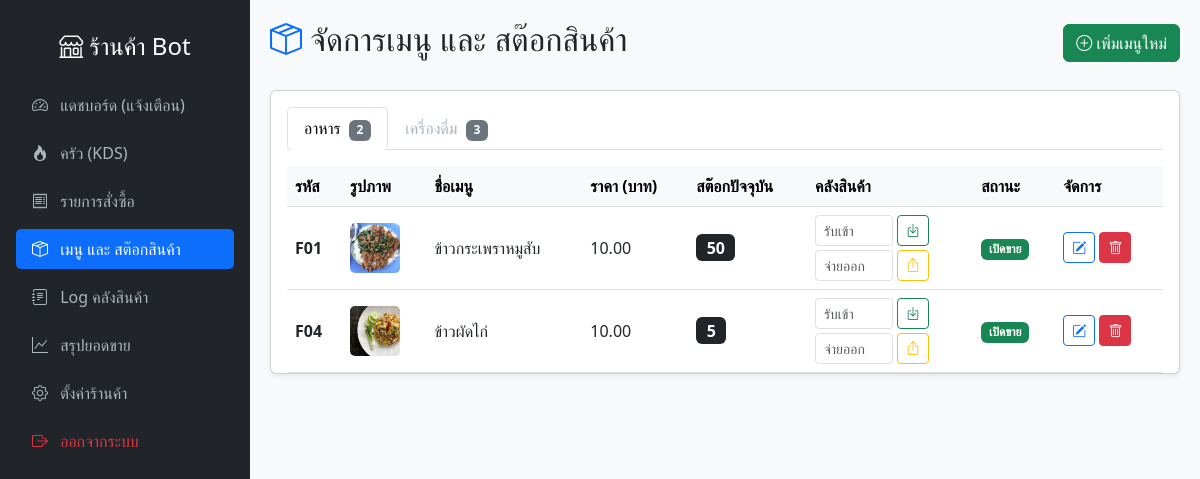
Screenshot of /admin/products (signed in) with the database file from the repository.
### models.py (models this page shows)
class Product(db.Model):
    id = db.Column(db.Integer, primary_key=True)
    code = db.Column(db.String(20), unique=True, nullable=False)
    name = db.Column(db.String(100), nullable=False)
    category = db.Column(db.String(50), nullable=False, default='ทั่วไป')
    price = db.Column(db.Float, nullable=False)
    stock = db.Column(db.Integer, default=0)
    image_url = db.Column(db.String(255), nullable=True)
    is_active = db.Column(db.Boolean, default=True)

### app.py (the view)
@app.route("/admin/products")
def admin_products():
    products = Product.query.order_by(Product.category.asc(), Product.code.asc()).all()
    grouped_products = _products_grouped_by_category(products)
    categories = sorted({(p.category or "ทั่วไป").strip() or "ทั่วไป" for p in products})
    if not categories:
        categories = ["ทั่วไป"]
    return render_template(
        "products.html",
        products=products,
        grouped_products=grouped_products,
        categories=categories,
    )

### app.py (called while the page is built)
@app.context_processor
def inject_line_name_helper():
    return {"line_name": _get_line_display_name}

def _products_grouped_by_category(products: list[Product]) -> list[dict]:
    buckets: dict[str, list[Product]] = {"อาหาร": [], "เครื่องดื่ม": []}
    for product in products:
        category = _normalize_product_category(product.category, product.code)
        buckets.setdefault(category, []).append(product)
    groups = []
    for category_name in ["อาหาร", "เครื่องดื่ม"]:
        items = sorted(buckets.get(category_name, []), key=lambda p: (p.code or "", p.name or ""))
        groups.append({"name": category_name, "items": items, "count": len(items)})
    return groups

def _normalize_product_category(category: str | None, code: str | None = None) -> str:
    raw = (category or "").strip().lower()
    code_prefix = (code or "").strip().upper()[:1]
    if raw in {"drink", "drinks", "beverage", "beverages", "เครื่องดื่ม"} or code_prefix == "D":
        return "เครื่องดื่ม"
    if raw in {"food", "foods", "meal", "meals", "อาหาร"} or code_prefix == "F":
        return "อาหาร"
    return "อาหาร"

def _is_admin_authenticated() -> bool:
    return bool(session.get("admin_logged_in"))

@app.before_request
def admin_auth_guard():
    path = request.path or ""
    if not path.startswith("/admin"):
        return None
    if path in {"/admin/login", "/admin/logout", "/admin/forgot-password"}:
        return None
    if _is_admin_authenticated():
        return None
    if path.startswith("/admin/api"):
        return jsonify({"success": False, "error": "Unauthorized"}), 401
    next_url = request.full_path if request.query_string else request.path
    return redirect(url_for("admin_login", next=next_url))

### templates/products.html (shortened to what this page needs)
{% extends 'base.html' %}
{% block content %}
<div class="d-flex justify-content-between align-items-center mb-4">
    <h2><i class="bi bi-box-seam text-primary"></i> จัดการเมนู และ สต๊อกสินค้า</h2>
    <button class="btn btn-success" data-bs-toggle="modal" data-bs-target="#addProductModal">
        <i class="bi bi-plus-circle"></i> เพิ่มเมนูใหม่
    </button>
</div>
<div class="card shadow-sm mb-4">
    <div class="card-body pb-0">
        <ul class="nav nav-tabs" id="categoryTabs" role="tablist">
            {% for group in grouped_products %}
            <li class="nav-item" role="presentation">
                <button
                    class="nav-link {% if loop.first %}active{% endif %}"
                    id="tab-{{ loop.index }}"
                    data-bs-toggle="tab"
                    data-bs-target="#tab-pane-{{ loop.index }}"
                    type="button"
                    role="tab"
                >
                    {{ group.name }}
                    <span class="badge bg-secondary ms-1">{{ group.count }}</span>
                </button>
            </li>
            {% endfor %}
        </ul>
        <div class="tab-content pt-3">
            {% for group in grouped_products %}
            <div
                class="tab-pane fade {% if loop.first %}show active{% endif %}"
                id="tab-pane-{{ loop.index }}"
                role="tabpanel"
            >
                <div class="table-responsive">
                    <table class="table table-hover align-middle mb-0">
                        <thead class="table-light">
                            <tr>
                                <th>รหัส</th>
                                <th>รูปภาพ</th>
                                <th>ชื่อเมนู</th>
                                <th>ราคา (บาท)</th>
                                <th>สต๊อกปัจจุบัน</th>
                                <th>คลังสินค้า</th>
                                <th>สถานะ</th>
                                <th>จัดการ</th>
                            </tr>
                        </thead>
                        <tbody>
                            {% for product in group['items'] %}
                            <tr>
                                <td><strong>{{ product.code }}</strong></td>
                                <td>
                                    {% if product.image_url %}
                                        <img src="{{ product.image_url }}" alt="img" width="50" height="50" style="object-fit: cover; border-radius: 5px;">
                                    {% else %}
                                        <div class="bg-secondary text-white d-flex align-items-center justify-content-center" style="width: 50px; height: 50px; border-radius: 5px; font-size: 10px;">ไม่มีรูป</div>
                                    {% endif %}
                                </td>
                                <td>{{ product.name }}</td>
                                <td>{{ "{:,.2f}".format(product.price) }}</td>
                                <td><span class="badge bg-dark fs-6">{{ product.stock }}</span></td>
                                <td>
                                    <div class="d-flex flex-column gap-1">
                                        <form action="/admin/products/stock/in/{{ product.id }}" method="POST" class="d-flex align-items-center gap-1 stock-mini-form">
                                            <input type="number" min="1" name="qty" class="form-control form-control-sm" placeholder="รับเข้า" required>
                                            <button type="submit" class="btn btn-sm btn-outline-success" title="รับสินค้าเข้า"><i class="bi bi-box-arrow-in-down"></i></button>
                                        </form>
                                        <form action="/admin/products/stock/out/{{ product.id }}" method="POST" class="d-flex align-items-center gap-1 stock-mini-form">
                                            <input type="number" min="1" name="qty" class="form-control form-control-sm" placeholder="จ่ายออก" required>
                                            <button type="submit" class="btn btn-sm btn-outline-warning" title="จ่ายสินค้าออก"><i class="bi bi-box-arrow-up"></i></button>
                                        </form>
                                    </div>
                                </td>
                                <td>
                                    {% if product.is_active %}
                                        <span class="badge bg-success">เปิดขาย</span>
                                    {% else %}
                                        <span class="badge bg-danger">ปิดขาย</span>
                                    {% endif %}
                                </td>
                                <td>
                                    <button type="button" class="btn btn-sm btn-outline-primary" data-bs-toggle="modal" data-bs-target="#editProductModal{{ product.id }}" title="แก้ไขเมนู">
                                        <i class="bi bi-pencil-square"></i>
                                    </button>
                                    <form action="/admin/products/delete/{{ product.id }}" method="POST" style="display: inline;" onsubmit="return confirm('ต้องการลบเมนูนี้ใช่หรือไม่?');">
                                        <button type="submit" class="btn btn-sm btn-danger"><i class="bi bi-trash"></i></button>
                                    </form>
                                </td>
                            </tr>
                            {% endfor %}
                        </tbody>
                    </table>
                </div>
            </div>
            {% endfor %}
        </div>
    </div>
</div>
{% endblock %}

### templates/base.html (shortened to what this page needs)
<!DOCTYPE html>
<html lang="th">
<head>
    <link href="https://cdn.jsdelivr.net/npm/bootstrap@5.3.0/dist/css/bootstrap.min.css" rel="stylesheet">
    <link rel="stylesheet" href="https://cdn.jsdelivr.net/npm/bootstrap-icons@1.11.0/font/bootstrap-icons.css">
</head>
<body>
    <div class="sidebar d-flex flex-column p-3">
        <h4 class="text-center py-3"><i class="bi bi-shop"></i> ร้านค้า Bot</h4>
        <ul class="nav flex-column mb-auto">
            <li class="nav-item mb-2">
                <a href="/admin" class="nav-link {% if request.path == '/admin' %}active{% endif %}">
                    <i class="bi bi-speedometer2 me-2"></i> แดชบอร์ด (แจ้งเตือน)
                </a>
            </li>
            <li class="nav-item mb-2">
                <a href="/admin/kitchen" class="nav-link {% if request.path == '/admin/kitchen' %}active{% endif %}">
                    <i class="bi bi-fire me-2"></i> ครัว (KDS)
                </a>
            </li>
            <li class="nav-item mb-2">
                <a href="/admin/orders" class="nav-link {% if request.path == '/admin/orders' %}active{% endif %}">
                    <i class="bi bi-receipt me-2"></i> รายการสั่งซื้อ
                </a>
            </li>
            <li class="nav-item mb-2">
                <a href="/admin/products" class="nav-link {% if request.path == '/admin/products' %}active{% endif %}">
                    <i class="bi bi-box-seam me-2"></i> เมนู และ สต๊อกสินค้า
                </a>
            </li>
            <li class="nav-item mb-2">
                <a href="/admin/inventory-logs" class="nav-link {% if request.path == '/admin/inventory-logs' %}active{% endif %}">
                    <i class="bi bi-journal-text me-2"></i> Log คลังสินค้า
                </a>
            </li>
            <li class="nav-item mb-2">
                <a href="/admin/sales" class="nav-link {% if request.path == '/admin/sales' %}active{% endif %}">
                    <i class="bi bi-graph-up me-2"></i> สรุปยอดขาย
                </a>
            </li>
            <li class="nav-item mb-2">
                <a href="/admin/settings" class="nav-link {% if request.path == '/admin/settings' %}active{% endif %}">
                    <i class="bi bi-gear me-2"></i> ตั้งค่าร้านค้า
                </a>
            </li>
            <li class="nav-item mb-2">
                <a href="/admin/logout" class="nav-link text-danger">
                    <i class="bi bi-box-arrow-right me-2"></i> ออกจากระบบ
                </a>
            </li>
        </ul>
    </div>
    <div class="main-content">
        {% block content %}{% endblock %}
    </div>
</body>
</html>

### templates/base.html (style rules this page uses)
.sidebar { height: 100vh; background-color: #212529; color: white; position: fixed; width: 250px; }
.main-content { margin-left: 250px; padding: 20px; background-color: #f8f9fa; min-height: 100vh; }
.nav-link { color: #adb5bd; }
.nav-link:hover, .nav-link.active { color: #fff; background-color: #0d6efd; border-radius: 5px; }

### templates/products.html (style rules this page uses)
.stock-mini-form input[type="number"] { width: 78px; }

### rows the page displays
Product: code "F01", image_url (picture), name "ข้าวกระเพราหมูสับ", price "10.00", stock "50", is_active "เปิดขาย"
Product: code "F04", image_url (picture), name "ข้าวผัดไก่", price "10.00", stock "5", is_active "เปิดขาย"

### other values shown
{{ group.name }} "อาหาร" "เครื่องดื่ม"
{{ group.count }} "2" "3"
